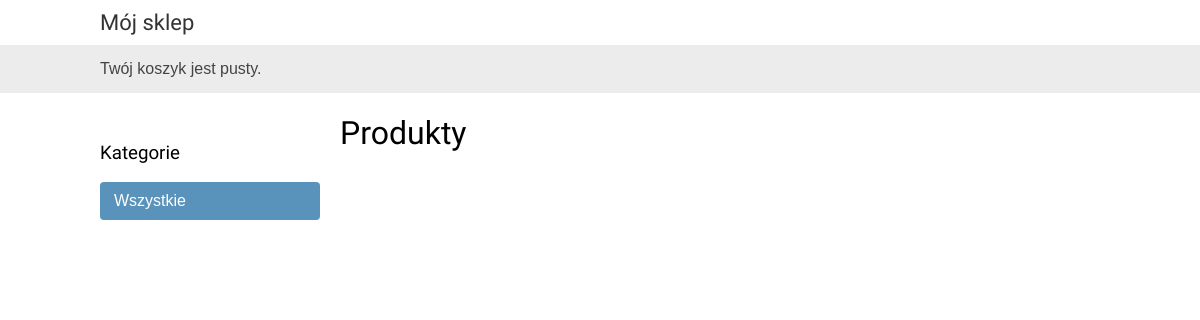
The app's page /, older data.
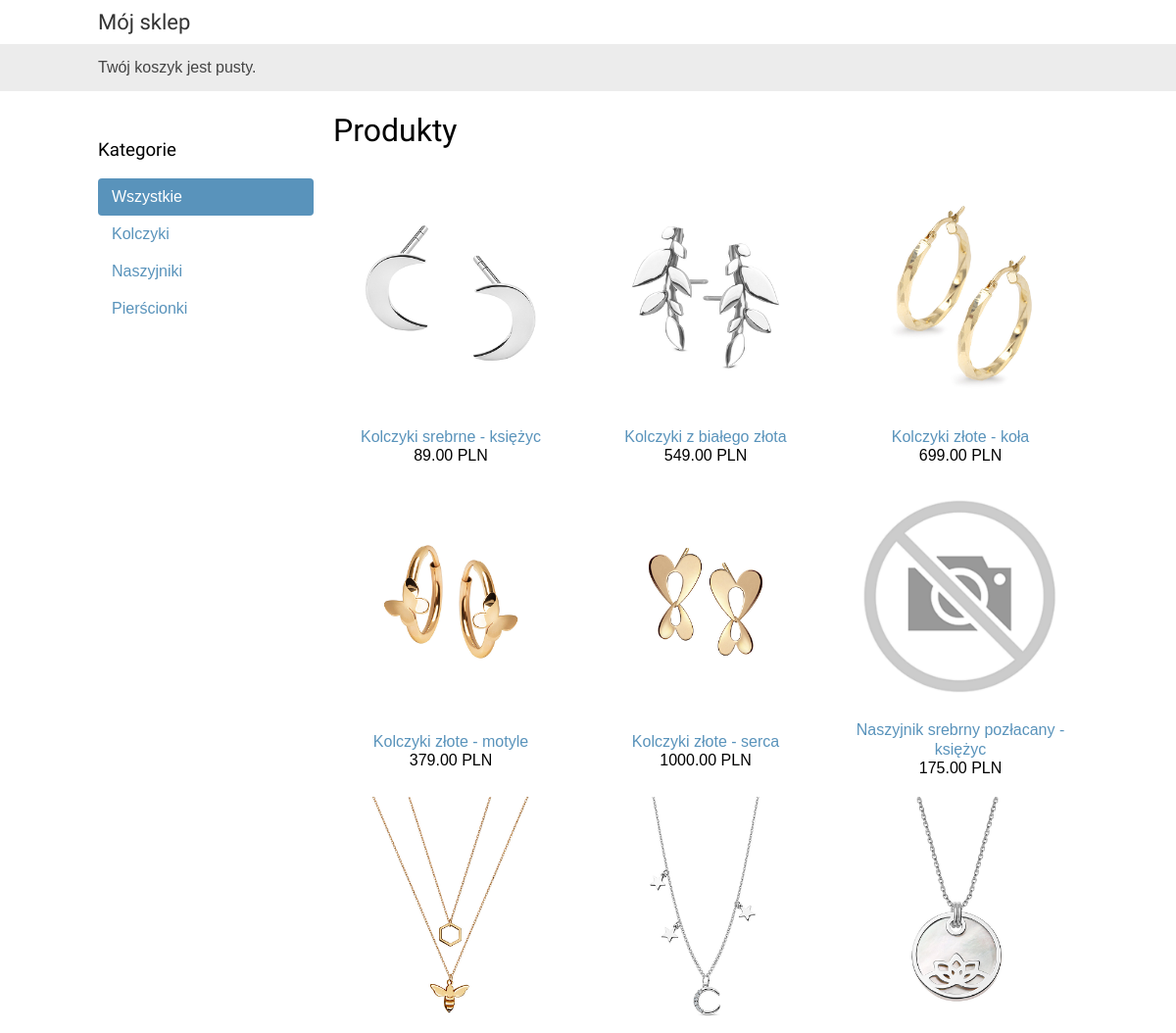
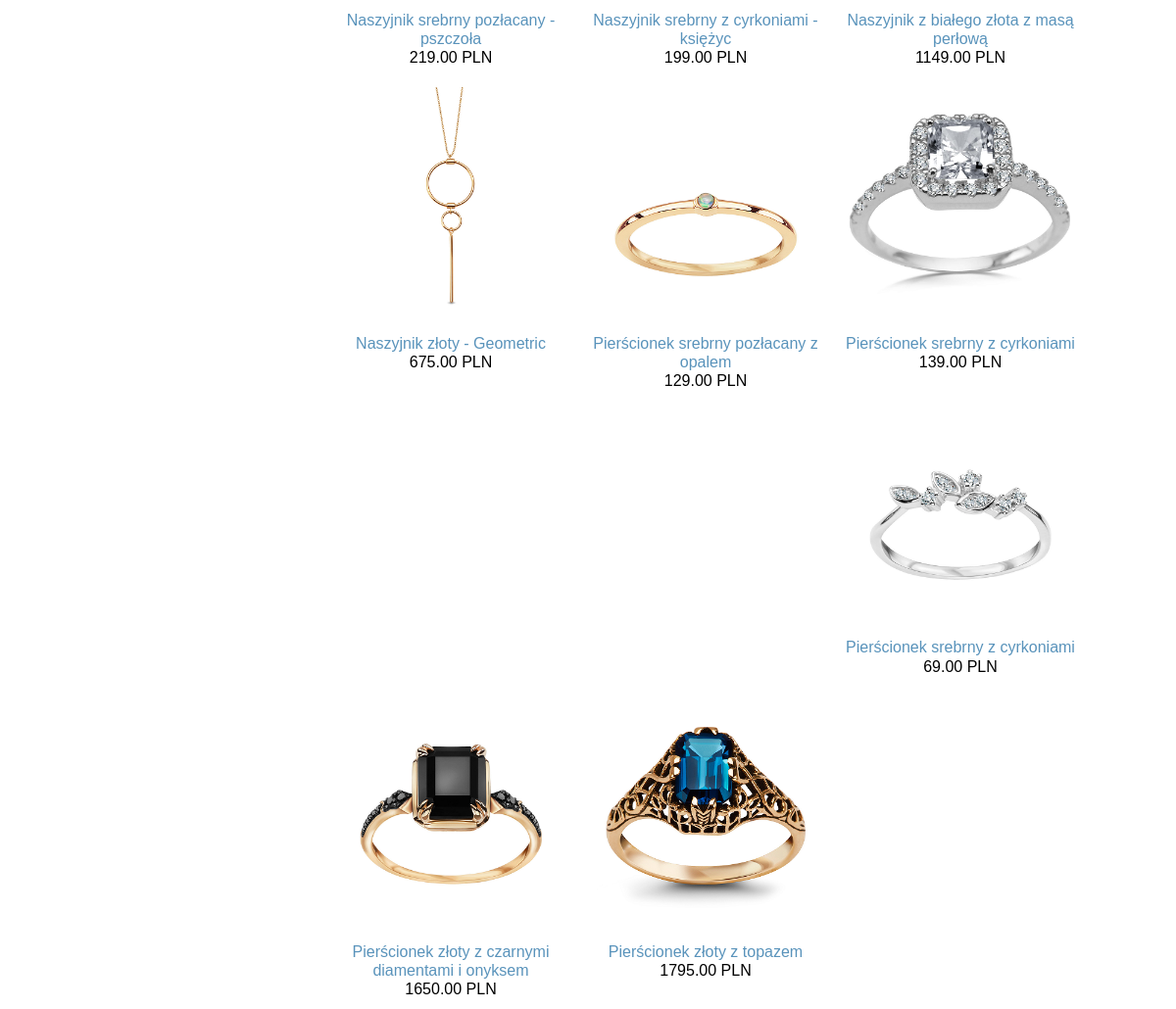
The same page, newer data (2 pictures, top to bottom).
### sklep/models.py (models this page shows, shortened)
class Category(models.Model):
    name = models.CharField(max_length=200,
                            db_index=True)
    slug = models.SlugField(max_length=200,
                            db_index=True,
                            unique=True)
    class Meta:
        ordering = ('name',)
        verbose_name = 'category'
        verbose_name_plural = 'categories'
    def get_absolute_url(self):
        return reverse('sklep:product_list_by_category',
                       args=[self.slug])

class Product(models.Model):
    category = models.ForeignKey(Category,
                                 related_name='products',
                                 on_delete=models.CASCADE)
    name = models.CharField(max_length=200, db_index=True)
    slug = models.SlugField(max_length=200, db_index=True)
    image = models.ImageField(upload_to='products/%Y/%m/%d',
                              blank=True)
    description = models.TextField(blank=True)
    price = models.DecimalField(max_digits=10, decimal_places=2)
    available = models.BooleanField(default=True)
    created = models.DateTimeField(auto_now_add=True)
    updated = models.DateTimeField(auto_now=True)
    class Meta:
        ordering = ('name',)
        index_together = (('id', 'slug'),)
    def get_absolute_url(self):
        return reverse('sklep:product_detail',
                       args=[self.id, self.slug])

### sklep/views.py (the view)
# urls.py: path('', views.product_list, name='product_list'),
def product_list(request, category_slug=None):
    category = None
    categories = Category.objects.all()
    products = Product.objects.filter(available=True)
    if category_slug:
        category = get_object_or_404(Category, slug=category_slug)
        products = products.filter(category=category)
    return render(request,
                  'sklep/produkty/lista.html',
                  {'category': category,
                   'categories': categories,
                   'products': products})

### sklep/templates/sklep/produkty/lista.html (shortened to what this page needs)
{% extends "sklep/index.html" %}
{% load static %}
{% block content %}
  <div id="sidebar">
    <h3>Kategorie</h3>
    <ul>
      <li {% if not category %}class="selected"{% endif %}>
        <a href="{% url "sklep:product_list" %}">Wszystkie</a>
      </li>
      {% for c in categories %}
        <li {% if category.slug == c.slug %}class="selected"{% endif %}>
          <a href="{{ c.get_absolute_url }}">{{ c.name }}</a>
        </li>
      {% endfor %}
    </ul>
  </div>
  <div id="main" class="product-list">
    <h1>{% if category %}{{ category.name }}{% else %}Produkty{% endif %}</h1>
    {% for product in products %}
      <div class="item">
        <a href="{{ product.get_absolute_url }}">
          <img src="{% if product.image %}{{ product.image.url }}{% else %}{% static "obrazy/brak_zdjecia.png" %}{% endif %}">
        </a>
        <a href="{{ product.get_absolute_url }}">{{ product.name }}</a>
        <br>
        {{ product.price }} PLN
      </div>
    {% endfor %}
  </div>
{% endblock %}

### sklep/templates/sklep/index.html (shortened to what this page needs)
{% load static %}
<!DOCTYPE html>
<html lang="en">
    <head>
        <link href="{% static "css/base.css" %}" rel="stylesheet">
    </head>
<body>
    <div id="header">
        <a href="/" class="logo">Mój sklep</a>
    </div>
    <div id="subheader">
        <div class="koszyk">
            {% with total_items=koszyk|length %}
              {% if total_items > 0 %}
                Twój koszyk:
                <a href="{% url "koszyk:koszyk_wyswietl" %}">
                  {{ total_items }} przedmiot{{ total_items|pluralize:'y' }},
                  {{ koszyk.get_total_price }} PLN
                </a>
              {% else %}
                Twój koszyk jest pusty.
              {% endif %}
            {% endwith %}
        </div>
    </div>
    <div id="content">
        {% block content %}
        {% endblock %}
    </div>
</body>
</html>

### sklep/static/css/base.css (style rules this page uses)
body { margin:0; padding:0; font-family:helvetica, sans-serif; }
h1, h2, h3, h4, h5 , h6 { font-family: 'Ubuntu', sans-serif; font-weight:normal; }
a { text-decoration:none; color:#5993bb; }
#header { padding:10px 100px; font-size:18px; overflow:auto; }
#subheader { background:#ececec; color:#444; padding:15px 100px; overflow:auto; }
#header .logo { font-family: 'Ubuntu', sans-serif; float:left; color:#333; font-size:22px; margin-right:10%; }
#content { padding:0 100px; overflow:hidden; }
#sidebar { width:220px; padding:30px 20px 0 0; float:left; }
#sidebar ul { margin:0; padding:0; }
#sidebar ul li { margin:0; list-style:none; padding:10px 14px; }
#sidebar ul li a { display:block; }
#sidebar ul li.selected { background:#5993bb; border-radius:4px; }
#sidebar ul li.selected a { color:#fff; }
#main { float:left; width: 96%; margin-right:-220px; overflow:hidden; }
.product-list .item { width:25%; padding:10px 20px 10px 0; float:left; text-align:center; line-height:1.2; }
.product-list .item img { width:100%; margin-bottom:8px; }

Row changes from the older to the newer data that the page shows:
added Category: name "Kolczyki"
added Category: name "Naszyjniki"
added Category: name "Pierścionki"
added Product: image (picture), name "Kolczyki srebrne - księżyc", price "89.00"
added Product: image (picture), name "Kolczyki z białego złota", price "549.00"
added Product: image (picture), name "Kolczyki złote - koła", price "699.00"
added Product: image (picture), name "Kolczyki złote - motyle", price "379.00"
added Product: image (picture), name "Kolczyki złote - serca", price "1000.00"
added Product: name "Naszyjnik srebrny pozłacany - księżyc", price "175.00"
added Product: image (picture), name "Naszyjnik srebrny pozłacany - pszczoła", price "219.00"
added Product: image (picture), name "Naszyjnik srebrny z cyrkoniami - księżyc", price "199.00"
added Product: image (picture), name "Naszyjnik z białego złota z masą perłową", price "1149.00"
added Product: image (picture), name "Naszyjnik złoty - Geometric", price "675.00"
added Product: image (picture), name "Pierścionek srebrny pozłacany z opalem", price "129.00"
added Product: image (picture), name "Pierścionek srebrny z cyrkoniami", price "139.00"
added Product: image (picture), name "Pierścionek srebrny z cyrkoniami", price "69.00"
added Product: image (picture), name "Pierścionek złoty z czarnymi diamentami i onyksem", price "1650.00"
added Product: image (picture), name "Pierścionek złoty z topazem", price "1795.00"
